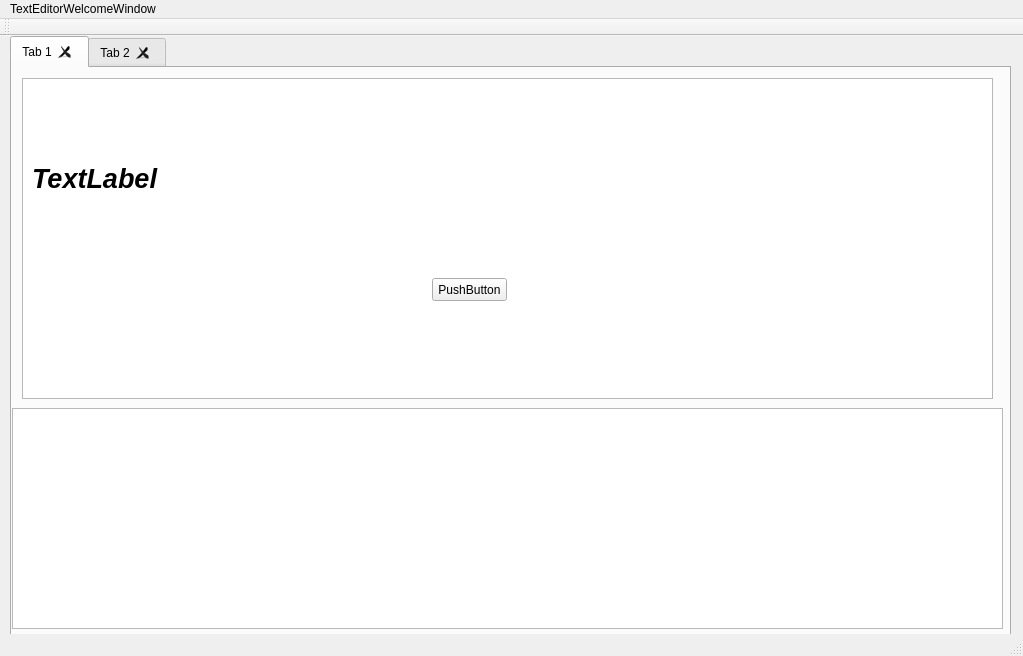
<?xml version="1.0" encoding="UTF-8"?>
<ui version="4.0">
 <class>MainWindow</class>
 <widget class="QMainWindow" name="MainWindow">
  <property name="geometry">
   <rect>
    <x>0</x>
    <y>0</y>
    <width>1023</width>
    <height>656</height>
   </rect>
  </property>
  <property name="windowTitle">
   <string>MainWindow</string>
  </property>
  <widget class="QWidget" name="centralWidget">
   <widget class="QTabWidget" name="TextTabWidget">
    <property name="geometry">
     <rect>
      <x>10</x>
      <y>0</y>
      <width>1001</width>
      <height>601</height>
     </rect>
    </property>
    <property name="currentIndex">
     <number>0</number>
    </property>
    <property name="tabsClosable">
     <bool>true</bool>
    </property>
    <widget class="QWidget" name="tab">
     <attribute name="title">
      <string>Tab 1</string>
     </attribute>
     <widget class="QTextEdit" name="textEdit">
      <property name="geometry">
       <rect>
        <x>0</x>
        <y>340</y>
        <width>991</width>
        <height>221</height>
       </rect>
      </property>
      <property name="html">
       <string>&lt;!DOCTYPE HTML PUBLIC &quot;-//W3C//DTD HTML 4.0//EN&quot; &quot;http://www.w3.org/TR/REC-html40/strict.dtd&quot;&gt;
&lt;html&gt;&lt;head&gt;&lt;meta name=&quot;qrichtext&quot; content=&quot;1&quot; /&gt;&lt;style type=&quot;text/css&quot;&gt;
p, li { white-space: pre-wrap; }
&lt;/style&gt;&lt;/head&gt;&lt;body style=&quot; font-family:'MS Shell Dlg 2'; font-size:8.25pt; font-weight:400; font-style:normal;&quot;&gt;
&lt;p style=&quot;-qt-paragraph-type:empty; margin-top:0px; margin-bottom:0px; margin-left:0px; margin-right:0px; -qt-block-indent:0; text-indent:0px; font-size:12pt;&quot;&gt;&lt;br /&gt;&lt;/p&gt;&lt;/body&gt;&lt;/html&gt;</string>
      </property>
     </widget>
     <widget class="QTreeView" name="treeView">
      <property name="geometry">
       <rect>
        <x>10</x>
        <y>10</y>
        <width>971</width>
        <height>321</height>
       </rect>
      </property>
     </widget>
     <widget class="QPushButton" name="pushButton">
      <property name="geometry">
       <rect>
        <x>420</x>
        <y>210</y>
        <width>75</width>
        <height>23</height>
       </rect>
      </property>
      <property name="text">
       <string>PushButton</string>
      </property>
     </widget>
     <widget class="QLabel" name="label">
      <property name="geometry">
       <rect>
        <x>20</x>
        <y>20</y>
        <width>941</width>
        <height>181</height>
       </rect>
      </property>
      <property name="font">
       <font>
        <pointsize>20</pointsize>
        <weight>75</weight>
        <italic>true</italic>
        <bold>true</bold>
       </font>
      </property>
      <property name="text">
       <string>TextLabel</string>
      </property>
      <property name="wordWrap">
       <bool>true</bool>
      </property>
     </widget>
    </widget>
    <widget class="QWidget" name="tab_2">
     <attribute name="title">
      <string>Tab 2</string>
     </attribute>
    </widget>
   </widget>
  </widget>
  <widget class="QMenuBar" name="menuBar">
   <property name="geometry">
    <rect>
     <x>0</x>
     <y>0</y>
     <width>1023</width>
     <height>21</height>
    </rect>
   </property>
   <widget class="QMenu" name="menuTextEditorWelcomeWindow">
    <property name="title">
     <string>TextEditorWelcomeWindow</string>
    </property>
   </widget>
   <addaction name="menuTextEditorWelcomeWindow"/>
  </widget>
  <widget class="QToolBar" name="mainToolBar">
   <attribute name="toolBarArea">
    <enum>TopToolBarArea</enum>
   </attribute>
   <attribute name="toolBarBreak">
    <bool>false</bool>
   </attribute>
  </widget>
  <widget class="QStatusBar" name="statusBar"/>
 </widget>
 <layoutdefault spacing="6" margin="11"/>
 <resources/>
 <connections/>
</ui>
